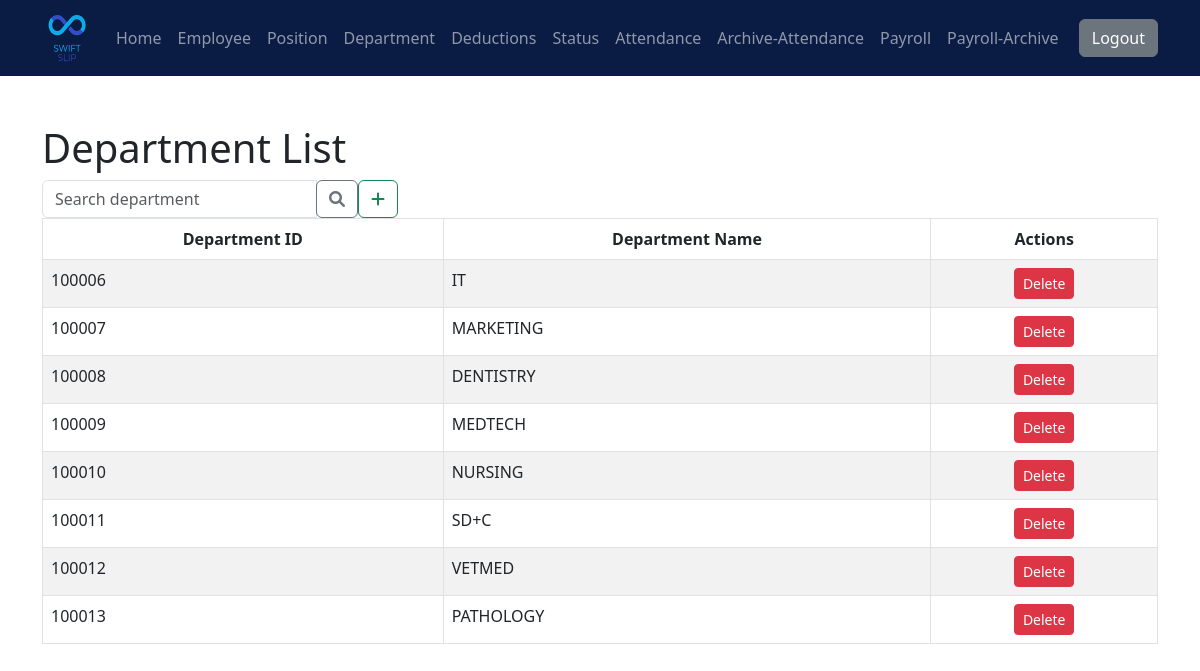
/SwiftPay/department/viewdepartment.php (signed in), run on the app's committed database.
### tables this page shows
CREATE TABLE `department` (
  `department_id` int(11) NOT NULL,
  `department_name` varchar(255) DEFAULT NULL
);

### SwiftPay/department/viewdepartment.php (the view, shortened to what this page needs)
<?php include '../nav/nav_bar.php';
include '../connect.php';
$query = "SELECT * FROM department";
$result = mysqli_query($con, $query);
$departmentData = array();
while ($row = mysqli_fetch_assoc($result)) {
    $departmentData[] = $row;
}
?>
<!DOCTYPE html>
<html lang="en">
<head>
    <link rel="stylesheet" href="https://cdnjs.cloudflare.com/ajax/libs/font-awesome/6.0.0-beta3/css/all.min.css">
</head>
<body>
    <div class="container mt-5">
        <div class="row">
            <div class="col-md-9">
                <h1>Department List</h1>
            </div>
            <div class="col-md-4">
    <div class="d-flex">
        <form class="flex-grow-1" method="GET" action="">
            <div class="input-group">
                <input type="text" class="form-control" name="search" placeholder="Search department"
                    value="<?php echo isset($_GET['search']) ? $_GET['search'] : ''; ?>">
                <div class="input-group-append">
                    <button class="btn btn-outline-secondary" type="submit">
                        <i class="fas fa-search"></i>
                    </button>
                </div>
            </div>
        </form>
        <button class="btn btn-outline-success mr-2" data-toggle="modal" data-target="#addDeptModal">
    <i class="fas fa-plus"></i>
</button>
    </div>
</div>
        </div>
        <table class="table table-striped table-bordered table-hover">
            <thead class="thead-dark text-center">
                <tr>
                    <th>Department ID</th>
                    <th>Department Name</th>
                    <th>Actions</th>
                </tr>
            </thead>
            <tbody>
                <?php foreach ($departmentData as $department) { ?>
                    <tr>
                        <td>
                            <?php echo $department['department_id']; ?>
                        </td>
                        <td>
                            <?php echo $department['department_name']; ?>
                        </td>
                        <td class="text-center">
                        <a href="delete_department.php?department_id=<?php echo $department['department_id']; ?>" class="btn btn-danger btn-sm"
                        onclick="return confirm('Are you sure you want to delete this position?')">Delete</a>
                        </td>
                    </tr>
                <?php } ?>
            </tbody>
        </table>
    </div>
</body>
</html>

### SwiftPay/nav/nav_bar.php (shortened to what this page needs)
<!DOCTYPE html>
<html lang="en">
<head>
  <link href="https://cdn.jsdelivr.net/npm/bootstrap@5.3.0/dist/css/bootstrap.min.css" rel="stylesheet">
</head>
<body>
<nav class="navbar navbar-expand-lg navbar-dark navbar-custom">
  <div class="container">
  <a class="navbar-brand"><img src="../nav/nav_media/logo.png" alt="Logo" class="img-fluid logo-img" ></a>
    <div class="collapse navbar-collapse" id="navbarNav">
      <ul class="navbar-nav">
        <li class="nav-item active">
          <a class="nav-link" href="../dashboard/dashboard.php">Home</span></a>
        </li>
        <li class="nav-item">
          <a class="nav-link" href="../employee/viewemployee.php">Employee</a>
        </li>
        <li class="nav-item">
          <a class="nav-link" href="../position/viewposition.php">Position</a>
        </li>
        <li class="nav-item">
          <a class="nav-link" href="../department/viewdepartment.php">Department</a>
        </li>
        <li class="nav-item">
          <a class="nav-link" href="../deductions/viewdeduction.php">Deductions</a>
        </li>
        <li class="nav-item">
          <a class="nav-link" href="../status/viewstatus.php">Status</a>
        </li>
        <li class="nav-item">
          <a class="nav-link" href="../attendance/viewattendance.php">Attendance</a>
        </li>
        <li class="nav-item">
          <a class="nav-link" href="../archive_attendance/archive_attendance.php">Archive-Attendance</a>
        </li>
        <li class="nav-item">
          <a class="nav-link" href="../payroll/viewpayroll.php">Payroll</a>
        </li>
        <li class="nav-item">
          <a class="nav-link" href="../archive_payroll/archive_payroll.php">Payroll-Archive</a>
        </li>
      </ul>
    </div>
    <button class="btn btn-secondary ml-auto">
        <a href="../loginLogic/logout.php" style="text-decoration: none; color: white;">Logout</a>
    </button>
  </div>
</nav>
</body>
</html>

### SwiftPay/nav/nav_bar.php (style rules this page uses)
.navbar-custom { background-color: #0A1C44; }
.logo-img { max-width: 50px; height: auto; }

### data on the page
department: department_id "100006", department_name "IT"
department: department_id "100007", department_name "MARKETING"
department: department_id "100008", department_name "DENTISTRY"
department: department_id "100009", department_name "MEDTECH"
department: department_id "100010", department_name "NURSING"
department: department_id "100011", department_name "SD+C"
department: department_id "100012", department_name "VETMED"
department: department_id "100013", department_name "PATHOLOGY"
